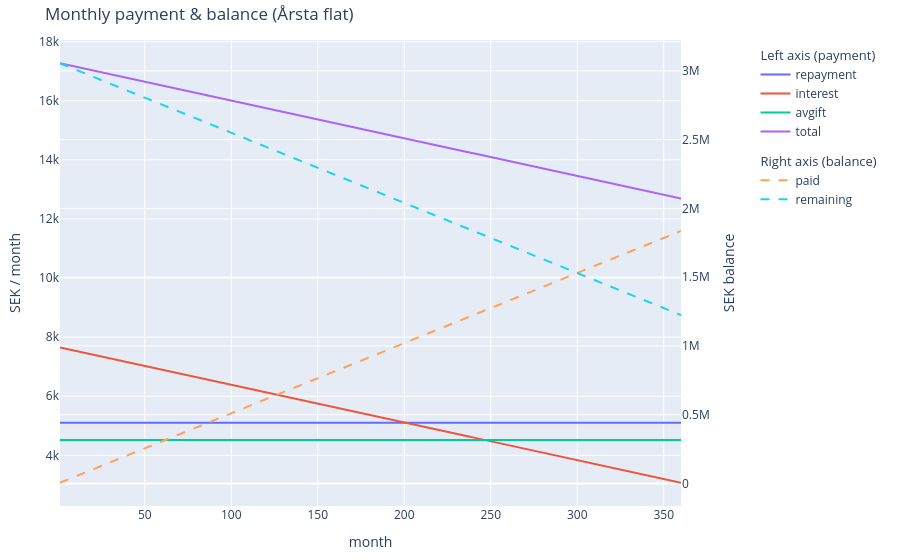

This figure's notebook cell:
### Markdown cell above
# 2. Housing payments estimator

### Code cell
AVGIFT = 3958+6700/12 # per month
MORTGAGE = 3.4e6-3.4e5
REPAYMENT_RATE = 0.02 # per year
INTEREST_RATE = 0.03 # per year
MONTHS = 12*30

paid, remain, monthly_repayment, monthly_interest, monthly_avgift, monthly_total = f_monthly(
    mortgage_total=MORTGAGE, 
    annual_repayment_rate=REPAYMENT_RATE,
    annual_interest_rate=INTEREST_RATE, 
    months=MONTHS, 
    monthly_avgift=AVGIFT, 
    plot=True,
    title='Monthly payment & balance (Årsta flat)'
    )

### Figure 1 — Plotly figure (JSON) as saved in the notebook; plotly's stock layout.template omitted (floating-point values rounded to 4 significant figures; data arrays with more than 128 entries replaced by an {"elided": "..."} marker saying what was removed)
{"data": [{"hovertemplate": "%{y:,.2~f}<extra></extra>", "legendgroup": "payment", "legendgrouptitle": {"text": "Left axis (payment)"}, "name": "repayment", "type": "scatter", "x": {"elided": "360 int values"}, "y": {"elided": "360 int values"}}, {"hovertemplate": "%{y:,.2~f}<extra></extra>", "legendgroup": "payment", "name": "interest", "type": "scatter", "x": {"elided": "360 int values"}, "y": {"elided": "360 float values"}}, {"hovertemplate": "%{y:,.2~f}<extra></extra>", "legendgroup": "payment", "name": "avgift", "type": "scatter", "x": {"elided": "360 int values"}, "y": {"elided": "360 float values"}}, {"hovertemplate": "%{y:,.2~f}<extra></extra>", "legendgroup": "payment", "name": "total", "type": "scatter", "x": {"elided": "360 int values"}, "y": {"elided": "360 float values"}}, {"hovertemplate": "%{y:,.2~f}<extra></extra>", "legendgroup": "balance", "legendgrouptitle": {"text": "Right axis (balance)"}, "line": {"dash": "dash"}, "name": "paid", "type": "scatter", "x": {"elided": "360 int values"}, "y": {"elided": "360 int values"}, "yaxis": "y2"}, {"hovertemplate": "%{y:,.2~f}<extra></extra>", "legendgroup": "balance", "line": {"dash": "dash"}, "name": "remaining", "type": "scatter", "x": {"elided": "360 int values"}, "y": {"elided": "360 int values"}, "yaxis": "y2"}], "layout": {"hovermode": "x unified", "legend": {"groupclick": "toggleitem", "x": 1.12, "xanchor": "left", "y": 1}, "margin": {"b": 50, "l": 60, "r": 160, "t": 40}, "title": {"text": "Monthly payment & balance (Årsta flat)"}, "xaxis": {"title": {"text": "month"}}, "yaxis": {"title": {"text": "SEK / month"}}, "yaxis2": {"overlaying": "y", "side": "right", "title": {"text": "SEK balance"}}}}
